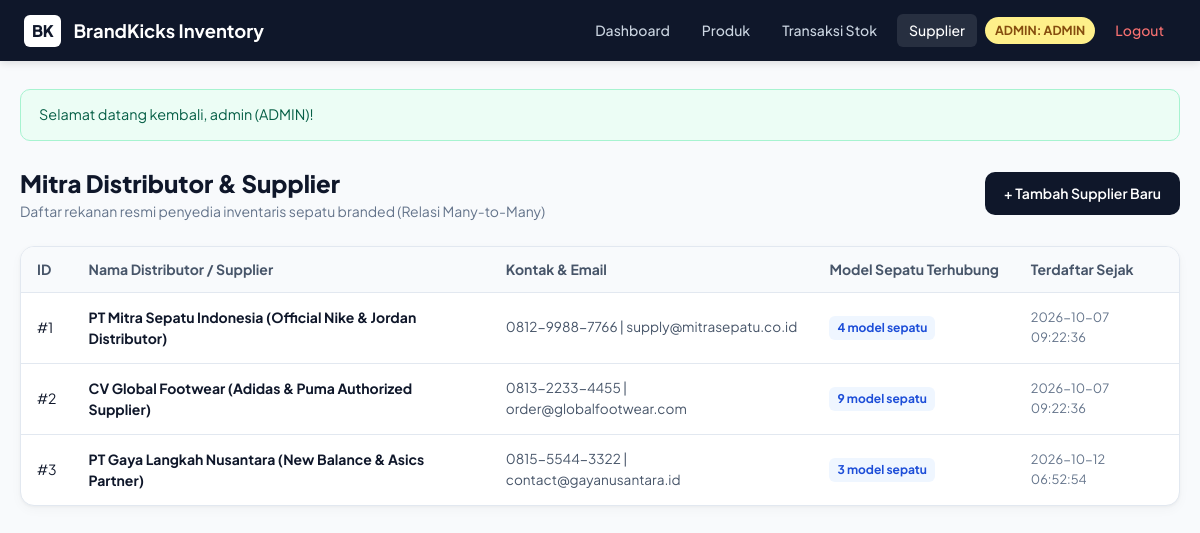
Screenshot of /suppliers/index.php (signed in) with the database file from the repository.
### tables this page shows
CREATE TABLE `suppliers` (
  `id` bigint(20) unsigned NOT NULL AUTO_INCREMENT,
  `name` varchar(100) NOT NULL,
  `contact_info` varchar(255) DEFAULT NULL,
  `created_at` timestamp NULL DEFAULT NULL,
  `updated_at` timestamp NULL DEFAULT NULL,
  PRIMARY KEY (`id`)
);

### helpers/escape.php (called while the page is built, shortened)
<?php
function e($string) {
    return htmlspecialchars((string)$string, ENT_QUOTES, 'UTF-8');
}

### public/suppliers/index.php (the view, shortened to what this page needs)
<?php
require_once __DIR__ . '/../../config/database.php';
require_once __DIR__ . '/../../helpers/escape.php';
$sql = "SELECT s.*, COUNT(ps.product_id) AS total_products
        FROM suppliers s
        LEFT JOIN product_supplier ps ON s.id = ps.supplier_id
        GROUP BY s.id
        ORDER BY s.id ASC";
$suppliers = $pdo->query($sql)->fetchAll();
require_once __DIR__ . '/../../views/header.php';
?>
<div style="display: flex; justify-content: space-between; align-items: center; margin-bottom: 24px; flex-wrap: wrap; gap: 14px;">
    <div>
        <h1 style="font-size: 1.5rem; font-weight: 800; color: var(--text-primary);">Mitra Distributor & Supplier</h1>
        <p style="font-size: 0.875rem; color: var(--text-muted);">Daftar rekanan resmi penyedia inventaris sepatu branded (Relasi Many-to-Many)</p>
    </div>
    <?php if ($_SESSION['role'] === 'admin'): ?>
        <div>
            <a href="/suppliers/create.php" class="btn btn-primary">+ Tambah Supplier Baru</a>
        </div>
    <?php endif; ?>
</div>
<div class="table-card">
    <table class="data-table">
        <thead>
            <tr>
                <th>ID</th>
                <th>Nama Distributor / Supplier</th>
                <th>Kontak & Email</th>
                <th>Model Sepatu Terhubung</th>
                <th>Terdaftar Sejak</th>
            </tr>
        </thead>
        <tbody>
            <?php if (empty($suppliers)): ?>
                <tr>
                    <td colspan="5" style="text-align: center; padding: 30px; color: var(--text-muted);">
                        Belum ada supplier yang terdaftar.
                    </td>
                </tr>
            <?php else: ?>
                <?php foreach ($suppliers as $s): ?>
                    <tr>
                        <td>#<?= (int)$s['id'] ?></td>
                        <td>
                            <strong><?= e($s['name']) ?></strong>
                        </td>
                        <td style="color: var(--text-secondary); font-size: 0.85rem;">
                            <?= e($s['contact_info']) ?>
                        </td>
                        <td>
                            <span class="badge" style="background: #eff6ff; color: #1d4ed8; font-weight: 700;">
                                <?= (int)$s['total_products'] ?> model sepatu
                            </span>
                        </td>
                        <td style="font-size: 0.8rem; color: var(--text-muted);">
                            <?= e($s['created_at']) ?>
                        </td>
                    </tr>
                <?php endforeach; ?>
            <?php endif; ?>
        </tbody>
    </table>
</div>
<?php require_once __DIR__ . '/../../views/footer.php'; ?>

### public/assets/style.css (style rules this page uses)
:root { --bg-page: #f8fafc; --bg-card: #ffffff; --bg-surface: #f1f5f9; --text-primary: #0f172a; --text-secondary: #475569; --text-muted: #64748b; --border: #e2e8f0; --border-hover: #cbd5e1; --accent: #0f172a; --accent-hover: #1e293b; --brand-emerald: #059669; --brand-emerald-soft: #ecfdf5; --brand-amber: #d97706; --brand-amber-soft: #fffbeb; --danger: #dc2626; --danger-soft: #fef2f2; --info-soft: #eff6ff; --info: #2563eb; --radius-sm: 6px; --radius-md: 10px; --radius-lg: 14px; --font-main: 'Plus Jakarta Sans', system-ui, -apple-system, sans-serif; --font-mono: 'JetBrains Mono', monospace; --shadow-card: 0 1px 3px rgba(0,0,0,0.04), 0 4px 12px rgba(0,0,0,0.03); --shadow-hover: 0 10px 24px -4px rgba(15,23,42,0.08); }
* { box-sizing: border-box; margin: 0; padding: 0; }
body { font-family: var(--font-main); background-color: var(--bg-page); color: var(--text-primary); line-height: 1.5; -webkit-font-smoothing: antialiased; min-height: 100vh; display: flex; flex-direction: column; }
.table-card { background: var(--bg-card); border: 1px solid var(--border); border-radius: var(--radius-lg); overflow: hidden; box-shadow: var(--shadow-card); margin-bottom: 24px; }
.data-table { width: 100%; border-collapse: collapse; font-size: 0.875rem; text-align: left; }
.data-table th { background: #f8fafc; padding: 12px 16px; font-weight: 700; color: var(--text-secondary); border-bottom: 1px solid var(--border); white-space: nowrap; }
.data-table td { padding: 14px 16px; border-bottom: 1px solid var(--border); color: var(--text-primary); vertical-align: middle; }
.data-table tr:last-child td { border-bottom: none; }
.btn { display: inline-flex; align-items: center; justify-content: center; padding: 10px 18px; font-size: 0.875rem; font-weight: 600; font-family: inherit; border-radius: var(--radius-md); border: 1px solid transparent; cursor: pointer; text-decoration: none; transition: all 0.15s ease; white-space: nowrap; min-height: 40px; }
.btn-primary { background-color: var(--accent); color: #ffffff; }
.badge { display: inline-block; padding: 3px 8px; font-size: 0.75rem; font-weight: 600; border-radius: var(--radius-sm); }

### rows the page displays
suppliers: id "1", name "PT Mitra Sepatu Indonesia (Official Nike & Jordan Distributor)", contact_info "0812-9988-7766 | supply@mitrasepatu.co.id", total_products "4", created_at "2026-10-07 09:22:36"
suppliers: id "2", name "CV Global Footwear (Adidas & Puma Authorized Supplier)", contact_info "0813-2233-4455 | order@globalfootwear.com", total_products "9", created_at "2026-10-07 09:22:36"
suppliers: id "3", name "PT Gaya Langkah Nusantara (New Balance & Asics Partner)", contact_info "0815-5544-3322 | contact@gayanusantara.id", total_products "3", created_at "2026-10-12 06:52:54"

### other values shown
$user['role'] "ADMIN"
$user['username'] "ADMIN"
$_SESSION['flash_success'] "Selamat datang kembali, admin (ADMIN)!"
